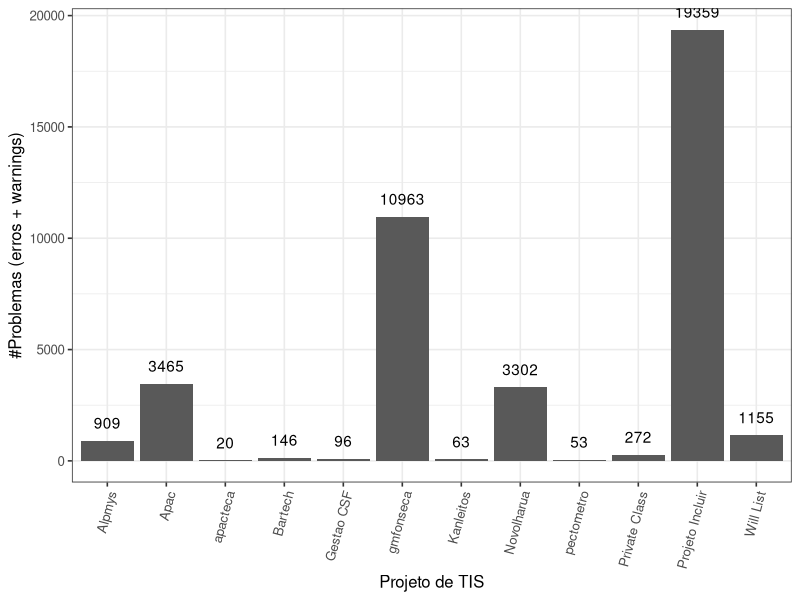

The R script that drew this image:
library(ggplot2)

#Path to the main folder
setwd("C:\\Users\\lesandrop\\Documents\\GitHub\\TCC")

df <- data.frame(qproblemas=c(20,53,63,96,146,272,909,1155,3302,3465,10963,19359),
	projeto=c('apacteca','pectometro','Kanleitos','Gestao CSF','Bartech','Private Class','Alpmys','Will List','Novolharua','Apac','gmfonseca','Projeto Incluir'))


p <- ggplot(data=df, aes(x=projeto, y=qproblemas)) +
geom_bar(stat="identity") +
geom_text(stat="identity", aes(label=qproblemas),  vjust=-1) + 
theme_bw(base_size = 12) + 
theme(axis.text.x = element_text(angle = 75, hjust = 1)) +
xlab("Projeto de TIS") +
 ylab("#Problemas (erros + warnings)")
	

pdf("Figuras/ProblemasPorProjeto.pdf", width = 7, height = 4)
plot(p)
dev.off()